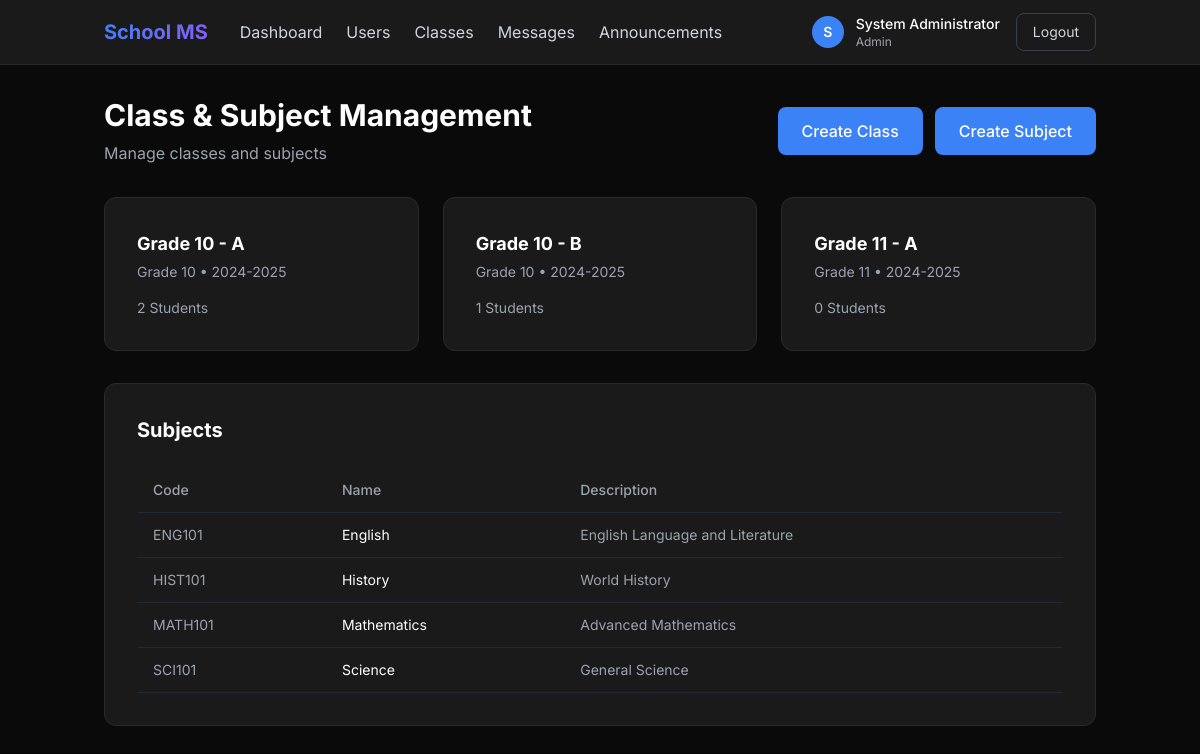
The app's page /pages/admin/classes.php (signed in) with its own data.
### tables this page shows
CREATE TABLE IF NOT EXISTS classes (
    id INT AUTO_INCREMENT PRIMARY KEY,
    name VARCHAR(100) NOT NULL,
    grade_level INT NOT NULL,
    academic_year VARCHAR(20) NOT NULL,
    created_at TIMESTAMP DEFAULT CURRENT_TIMESTAMP
);

CREATE TABLE IF NOT EXISTS subjects (
    id INT AUTO_INCREMENT PRIMARY KEY,
    name VARCHAR(100) NOT NULL,
    code VARCHAR(20) UNIQUE NOT NULL,
    description TEXT,
    created_at TIMESTAMP DEFAULT CURRENT_TIMESTAMP
);

### config/init.php (called while the page is built, shortened)
<?php
function isLoggedIn() {
    return isset($_SESSION['user_id']);
}
function getCurrentUser() {
    return $_SESSION['user_data'] ?? null;
}
?>

### pages/admin/classes.php (the view, shortened to what this page needs)
<?php
require_once '../../config/init.php';
$stmt = $db->query("
    SELECT c.*, COUNT(se.id) as student_count
    FROM classes c
    LEFT JOIN student_enrollments se ON c.id = se.class_id
    GROUP BY c.id
    ORDER BY c.grade_level, c.name
");
$classes = $stmt->fetchAll();
$stmt = $db->query("SELECT * FROM subjects ORDER BY name");
$subjects = $stmt->fetchAll();
?>
<!DOCTYPE html>
<html lang="en">
<head>
    <script src="https://cdn.tailwindcss.com"></script>
    <link rel="stylesheet" href="../../assets/css/style.css">
</head>
<body class="min-h-screen bg-[#0a0a0a]">
    <?php include '../../components/header.php'; ?>
    <div class="container mx-auto px-4 py-8">
        <div class="flex items-center justify-between mb-8">
            <div>
                <h1 class="text-3xl font-bold text-white mb-2">Class & Subject Management</h1>
                <p class="text-gray-400">Manage classes and subjects</p>
            </div>
            <div class="flex gap-3">
                <button onclick="showCreateClassModal()" class="btn-primary">Create Class</button>
                <button onclick="showCreateSubjectModal()" class="btn-primary">Create Subject</button>
            </div>
        </div>
        <div class="grid md:grid-cols-2 lg:grid-cols-3 gap-6 mb-8">
            <?php foreach ($classes as $class): ?>
            <div class="card">
                <div class="flex items-start justify-between mb-4">
                    <div>
                        <h3 class="text-lg font-bold text-white mb-1"><?php echo htmlspecialchars($class['name']); ?></h3>
                        <p class="text-sm text-gray-400">Grade <?php echo $class['grade_level']; ?> • <?php echo $class['academic_year']; ?></p>
                    </div>
                </div>
                <div class="text-sm text-gray-400">
                    <?php echo $class['student_count']; ?> Students
                </div>
            </div>
            <?php endforeach; ?>
        </div>
        <div class="card">
            <h2 class="text-xl font-bold text-white mb-6">Subjects</h2>
            <div class="overflow-x-auto">
                <table class="w-full">
                    <thead>
                        <tr class="border-b border-gray-800">
                            <th class="text-left py-3 px-4 text-sm font-medium text-gray-400">Code</th>
                            <th class="text-left py-3 px-4 text-sm font-medium text-gray-400">Name</th>
                            <th class="text-left py-3 px-4 text-sm font-medium text-gray-400">Description</th>
                        </tr>
                    </thead>
                    <tbody>
                        <?php foreach ($subjects as $subject): ?>
                        <tr class="border-b border-gray-800 hover:bg-gray-900/50">
                            <td class="py-3 px-4 text-sm text-gray-400"><?php echo htmlspecialchars($subject['code']); ?></td>
                            <td class="py-3 px-4 text-sm text-white"><?php echo htmlspecialchars($subject['name']); ?></td>
                            <td class="py-3 px-4 text-sm text-gray-400"><?php echo htmlspecialchars($subject['description']); ?></td>
                        </tr>
                        <?php endforeach; ?>
                    </tbody>
                </table>
            </div>
        </div>
    </div>
</body>
</html>

### components/header.php (shortened to what this page needs)
<?php
$user = getCurrentUser();
?>
<nav class="bg-[#1a1a1a] border-b border-[#2a2a2a] sticky top-0 z-50">
    <div class="container mx-auto px-4">
        <div class="flex items-center justify-between h-16">
            <div class="flex items-center gap-8">
                <a href="/" class="text-xl font-bold gradient-text">School MS</a>
                <?php if ($user): ?>
                <div class="hidden md:flex items-center gap-6">
                    <?php if ($user['role'] === 'admin'): ?>
                        <a href="/pages/admin/dashboard.php" class="text-gray-300 hover:text-white transition-colors">Dashboard</a>
                        <a href="/pages/admin/users.php" class="text-gray-300 hover:text-white transition-colors">Users</a>
                        <a href="/pages/admin/classes.php" class="text-gray-300 hover:text-white transition-colors">Classes</a>
                    <?php elseif ($user['role'] === 'parent'): ?>
                        <a href="/pages/parent/dashboard.php" class="text-gray-300 hover:text-white transition-colors">Dashboard</a>
                        <a href="/pages/parent/children.php" class="text-gray-300 hover:text-white transition-colors">Children</a>
                    <?php endif; ?>
                    <a href="/pages/messages.php" class="text-gray-300 hover:text-white transition-colors">Messages</a>
                    <a href="/pages/announcements.php" class="text-gray-300 hover:text-white transition-colors">Announcements</a>
                </div>
                <?php endif; ?>
            </div>
            <?php if ($user): ?>
            <div class="flex items-center gap-4">
                <div class="flex items-center gap-3">
                    <div class="w-8 h-8 rounded-full bg-blue-500 flex items-center justify-center text-white font-semibold text-sm">
                        <?php echo strtoupper(substr($user['first_name'], 0, 1)); ?>
                    </div>
                    <div class="hidden md:block">
                        <div class="text-sm font-medium text-white"><?php echo htmlspecialchars($user['first_name'] . ' ' . $user['last_name']); ?></div>
                        <div class="text-xs text-gray-400 capitalize"><?php echo htmlspecialchars($user['role']); ?></div>
                    </div>
                </div>
                <a href="/api/auth/logout.php" class="px-4 py-2 text-sm text-gray-300 hover:text-white border border-gray-700 rounded-lg hover:border-gray-600 transition-colors">
                    Logout
                </a>
            </div>
            <?php endif; ?>
        </div>
    </div>
</nav>

### assets/css/style.css (style rules this page uses)
body { font-family: "Inter", sans-serif; }
:root { --primary: #3b82f6; --primary-dark: #2563eb; --background: #0a0a0a; --surface: #1a1a1a; --border: #2a2a2a; --text: #e5e5e5; --text-muted: #a3a3a3; }
body { background-color: var(--background); color: var(--text); }
.gradient-text { background: linear-gradient(135deg, #3b82f6 0%, #8b5cf6 100%); -webkit-background-clip: text; -webkit-text-fill-color: transparent; background-clip: text; }
.card { background-color: var(--surface); border: 1px solid var(--border); border-radius: 12px; padding: 2rem; transition: transform 0.2s, border-color 0.2s; }
.btn-primary { background-color: var(--primary); color: white; padding: 0.75rem 1.5rem; border-radius: 8px; font-weight: 500; transition: background-color 0.2s; }

### records on screen
classes: name "Grade 10 - A", grade_level "10", academic_year "2024-2025", student_count "2"
classes: name "Grade 10 - B", grade_level "10", academic_year "2024-2025", student_count "1"
classes: name "Grade 11 - A", grade_level "11", academic_year "2024-2025", student_count "0"
subjects: code "ENG101", name "English", description "English Language and Literature"
subjects: code "HIST101", name "History", description "World History"
subjects: code "MATH101", name "Mathematics", description "Advanced Mathematics"
subjects: code "SCI101", name "Science", description "General Science"

### other values on screen
substr($user['first_name'], 0, 1) "S"
$user['first_name'] . ' ' . $user['last_name'] "System Administrator"
$user['role'] "Admin"
